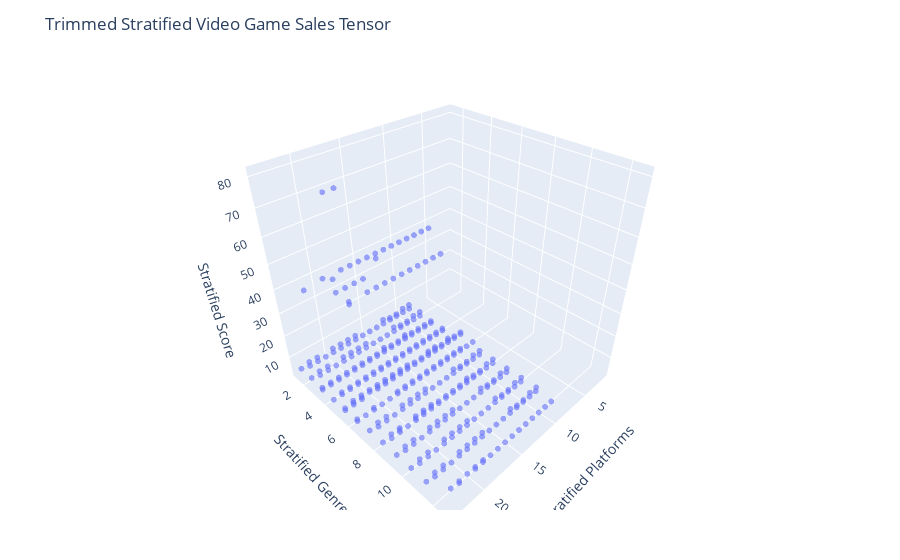

The code cell stored with this chart in its notebook:
### Markdown cell above
We can plot the result and we see now there are 2 possibly 3 relevant score groups but not much separation in platforms.

### Code cell
plotTensor(v.tensor; 
          xlabel="Stratified Platforms", 
          ylabel="Stratified Genre", 
          zlabel="Stratified Score", 
          title="Trimmed Stratified Video Game Sales Tensor")

### Figure 1 — Plotly figure (JSON) as saved in the notebook; plotly's stock layout.template omitted (floating-point values rounded to 4 significant figures; data arrays with more than 128 entries replaced by an {"elided": "..."} marker saying what was removed)
{"data": [{"marker": {"opacity": 0.6, "size": 2}, "mode": "markers", "type": "scatter3d", "x": {"elided": "387 int values"}, "y": {"elided": "387 int values"}, "z": {"elided": "387 int values"}}], "layout": {"margin": {"b": 50, "l": 50, "r": 50, "t": 60}, "scene": {"aspectmode": "cube", "xaxis": {"range": [1, 24], "title": "Stratified Platforms"}, "yaxis": {"range": [1, 13], "title": "Stratified Genre"}, "zaxis": {"range": [1, 83], "title": "Stratified Score"}}, "title": "Trimmed Stratified Video Game Sales Tensor"}}
